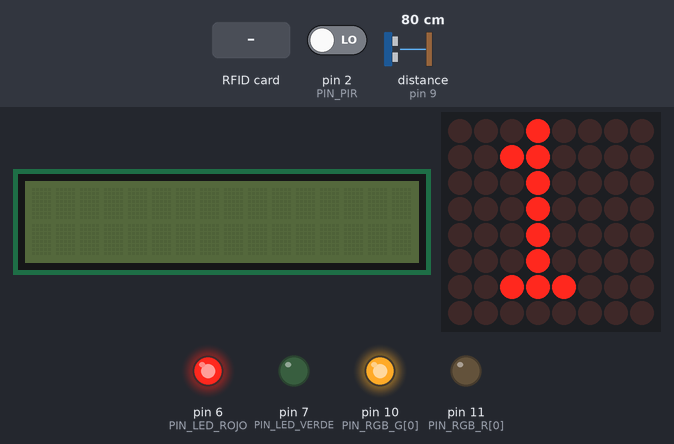
This sketch was run on a simulated Arduino Mega 2560, built with avr-gcc and run on an emulated ATmega2560. Shown: 16×2 character LCD, 8×8 LED matrix, output pins drawn as LEDs (lit = HIGH). Wiring (inferred from the names in the program): ultrasonic range finder: trigger pin 8; echo pin 9. Inputs (shaded band) come from the test bench; at power-on: distance to the obstacle (sensor on pin 9) 80 cm, pin 2 (PIN_PIR) LOW. The echo pulse lasts 58.3 µs per cm; pins used as bus, display or sensor lines are not drawn; what the sketch prints to the serial monitor is not drawn.

Above: at 2.5 s.
2.6 s: RFID card 5E 7A 19 C4 held to the reader
At 3.6 s:
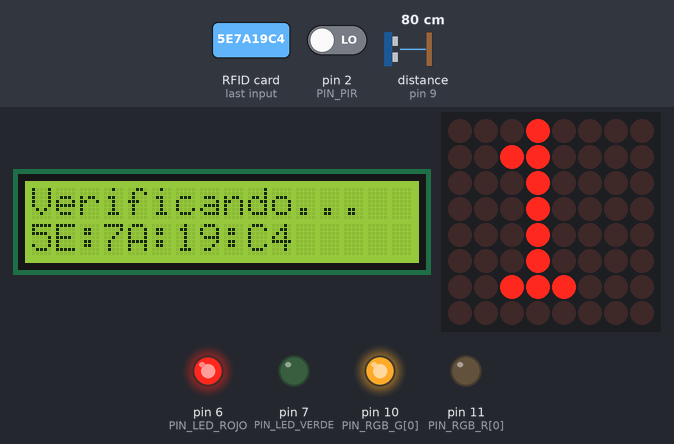
5.6 s: distance to the obstacle (sensor on pin 9) set to 19 cm
7.2 s: distance to the obstacle (sensor on pin 9) set to 15 cm
At 8.3 s:
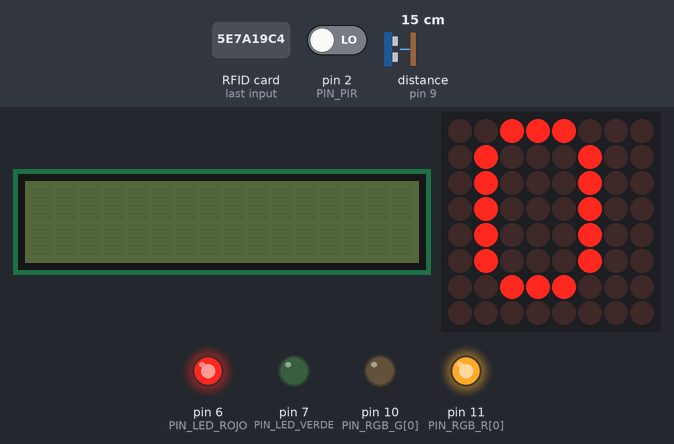
9.0 s: RFID card AB CD 12 34 held to the reader
At 11.4 s:
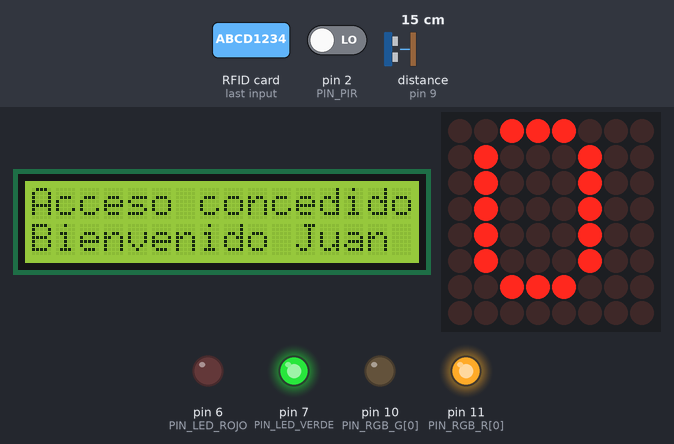
11.7 s: distance to the obstacle (sensor on pin 9) set to 18 cm
At 12.6 s:
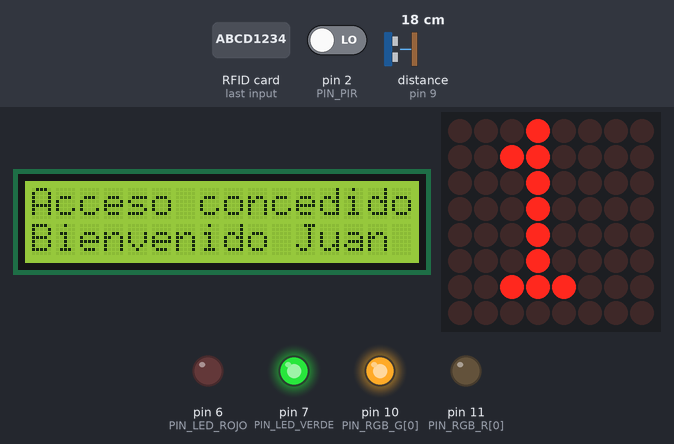
13.6 s: RFID card 11 22 33 44 held to the reader
At 15.8 s:
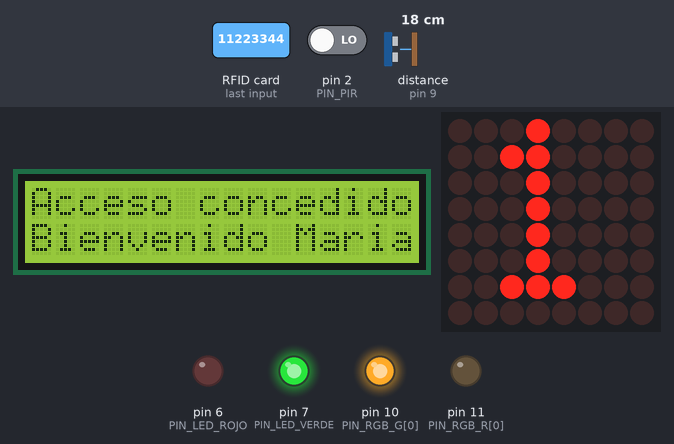
Timing chart, 0 to 21.4 s (numbered marks = the images above; inputs shaded):
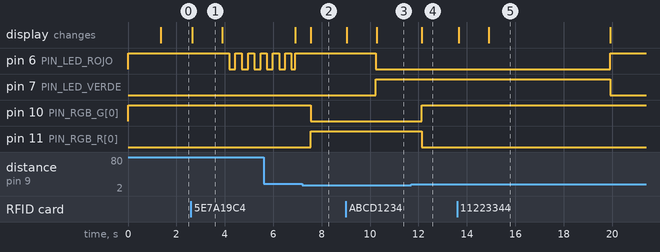

Measured:
- the behaviour switches between 17 and 16 cm on distance to the obstacle (sensor on pin 9) (found by bisection; images 1 and 2)
- after the input at 2.6 s, pin 6 (PIN_LED_ROJO): alternates HIGH for 0.26 s and LOW for 0.26 s, starting after 1.6 s; the display: changes after 0.06 s (image 1)
- after the input at 7.2 s, pin 10 (PIN_RGB_G[0]): HIGH → LOW after 0.34 s; pin 11 (PIN_RGB_R[0]): LOW → HIGH after 0.34 s; the display: changes after 0.34 s (image 2)
- after the input at 9.0 s, pin 6 (PIN_LED_ROJO): HIGH → LOW after 1.2 s; pin 7 (PIN_LED_VERDE): LOW → HIGH after 1.2 s; the display: first changes at once (image 3 shows a later state)
- after the input at 11.7 s, pin 10 (PIN_RGB_G[0]): LOW → HIGH after 0.43 s; pin 11 (PIN_RGB_R[0]): HIGH → LOW after 0.43 s; the display: changes after 0.43 s (image 4)
- after the input at 13.6 s, pin 6 (PIN_LED_ROJO): LOW → HIGH after 6.3 s instead of 1.7 s; pin 7 (PIN_LED_VERDE): HIGH → LOW after 6.3 s instead of 1.7 s; the display: first changes after 0.06 s (image 5 shows a later state)
- what the display in image 1 shows lasts 1.2 s, from 2.7 s to 3.9 s

The sketch:

parqueadero_mega.ino
```cpp
/*
 * =====================================================================
 *  PARQUEADERO INTELIGENTE RFID  --  Arduino MEGA 2560  (nodo principal)
 *  Sistemas Embebidos
 * =====================================================================
 *
 *  El MEGA hace TODA la logica local (maquina de estados, actuadores,
 *  tiempos, conteo de puestos) y transmite los eventos por Serial1 al
 *  Wemos D1 Mini, que los reenvia por WiFi al backend FastAPI.
 *
 *  FLUJO
 *  -----
 *   1. Reposo      : LEDs ROJOS de entrada encendidos, LCD apagada.
 *   2. PIR (INT)   : detecta el vehiculo -> interrupcion -> LCD ON con
 *                    mensaje de bienvenida ("Acerque su tarjeta").
 *   3. RFID RC522  : se lee el UID. Se valida contra la lista local y,
 *                    en paralelo, se pregunta al backend (via Wemos).
 *   4. Autorizado  : ROJOS OFF + VERDES ON, LCD con nombre, se registra
 *                    la entrada/salida.  Denegado: ROJOS parpadean.
 *   5. Puestos     : cada puesto tiene HC-SR04 + LED RGB.
 *                    Libre  -> RGB VERDE
 *                    Ocupado-> RGB ROJO
 *   6. Matriz 8x8  : muestra en tiempo real la cantidad de puestos libres.
 *
 *  LIBRERIAS (Gestor de librerias del Arduino IDE)
 *  -----------------------------------------------
 *    - MFRC522            by GithubCommunity
 *    - LiquidCrystal I2C  by Frank de Brabander
 *    - LedControl         by Eberhard Fahle
 *
 *  PLACA:  Herramientas -> Placa -> "Arduino Mega or Mega 2560"
 *
 *  CONEXIONES  (revisadas: no hay conflicto de timers ni de buses)
 *  ---------------------------------------------------------------
 *   PIR OUT ........ D2   (INT4 - unica interrupcion externa libre)
 *   RC522 SDA/SS ... D53      RC522 SCK ..... D52   (SPI hardware)
 *   RC522 MOSI ..... D51      RC522 MISO .... D50
 *   RC522 RST ...... D5       RC522 VCC ..... 3.3V  (NUNCA 5V)
 *   LCD I2C SDA .... D20      LCD I2C SCL ... D21
 *   MAX7219 DIN .... D40      CS ... D42      CLK ... D44
 *   LED rojo ....... D6       LED verde ..... D7    (con R 220 ohm)
 *   HC-SR04 Trig ... D8       Echo .......... D9
 *   RGB puesto R ... D11(PWM) G ............. D10(PWM)
 *   Wemos: MEGA TX1(D18) -> Wemos RX   |   MEGA RX1(D19) <- Wemos TX
 *          (D18 lleva 5V: usar divisor 1k/2k antes del RX del Wemos)
 * =====================================================================
 */

#include <SPI.h>
#include <MFRC522.h>
#include <Wire.h>
#include <LiquidCrystal_I2C.h>
#include <LedControl.h>

// ============================ PINES ==================================
#define PIN_PIR         2     // interrupcion externa
#define PIN_RFID_SS     53
#define PIN_RFID_RST    5
#define PIN_LED_ROJO    6
#define PIN_LED_VERDE   7
#define PIN_MAX_DIN     40
#define PIN_MAX_CS      42
#define PIN_MAX_CLK     44

// ---- Puestos de parqueo (para agregar otro puesto: sube NUM_PUESTOS
// ---- y añade sus pines en las 4 tablas de abajo) --------------------
#define NUM_PUESTOS     1
const uint8_t PIN_TRIG[NUM_PUESTOS]  = {  8 };
const uint8_t PIN_ECHO[NUM_PUESTOS]  = {  9 };
const uint8_t PIN_RGB_R[NUM_PUESTOS] = { 11 };   // PWM
const uint8_t PIN_RGB_G[NUM_PUESTOS] = { 10 };   // PWM

// LED RGB: 0 = catodo comun (el mas usado), 1 = anodo comun
#define RGB_ANODO_COMUN   0

// ========================== PARAMETROS ===============================
#define LCD_ADDR          0x27    // si la LCD no muestra nada, prueba 0x3F
#define LCD_COLS          16
#define LCD_ROWS          2

const uint8_t  UMBRAL_OCUPADO_CM = 15;   // < 15 cm => puesto ocupado
const uint8_t  MUESTRAS_ESTABLES = 3;    // lecturas iguales para cambiar
const uint8_t  BRILLO_MATRIZ     = 6;    // 0..15

const uint16_t T_BIENVENIDA   = 8000;    // LCD encendida tras el PIR
const uint16_t T_CONCEDIDO    = 5000;    // tiempo con LEDs verdes
const uint16_t T_DENEGADO     = 3000;    // tiempo de rechazo
const uint16_t T_MISMA_TARJETA= 2500;    // anti-rebote de la misma tarjeta
const uint16_t T_ESPERA_AUTH  = 1200;    // espera respuesta del backend
const uint16_t T_SONAR        = 150;     // periodo de medicion ultrasonica
const uint16_t T_TELEMETRIA   = 3000;    // envio periodico de estado
const uint16_t T_PARPADEO     = 250;     // parpadeo LEDs rojos (denegado)

// =================== TARJETAS AUTORIZADAS (respaldo local) ===========
// Se usan cuando el backend no responde. Deben coincidir con la tabla
// "cards" del backend. Cambia estos UIDs por los de tus tags reales
// (el UID leido se imprime en el Monitor Serie al pasar la tarjeta).
struct Tarjeta {
  const char* uid;
  const char* nombre;
};
const Tarjeta TARJETAS[] = {
  { "AB:CD:12:34", "Juan Perez"  },
  { "11:22:33:44", "Maria Lopez" },
  { "DE:AD:BE:EF", "Carlos Ruiz" },
};
const uint8_t NUM_TARJETAS = sizeof(TARJETAS) / sizeof(TARJETAS[0]);
bool tarjetaAdentro[NUM_TARJETAS] = { false };   // entrada/salida local

// ========================== OBJETOS ==================================
MFRC522           rfid(PIN_RFID_SS, PIN_RFID_RST);
LiquidCrystal_I2C lcd(LCD_ADDR, LCD_COLS, LCD_ROWS);
LedControl        matriz(PIN_MAX_DIN, PIN_MAX_CLK, PIN_MAX_CS, 1);

// ===================== ESTADO DEL SISTEMA ============================
enum Estado : uint8_t {
  EST_REPOSO,        // rojos fijos, LCD apagada
  EST_BIENVENIDA,    // PIR detecto movimiento, esperando tarjeta
  EST_ESPERA_AUTH,   // UID enviado, esperando veredicto del backend
  EST_CONCEDIDO,     // verdes encendidos
  EST_DENEGADO       // rojos parpadeando
};

Estado   estado          = EST_REPOSO;
uint32_t tEstado         = 0;      // millis() en que entramos al estado

volatile bool pirDisparado = false;         // lo escribe la ISR
bool     presencia       = false;

String   uidPendiente    = "";     // UID en proceso de autorizacion
int8_t   idxPendiente    = -1;     // indice en TARJETAS (-1 = desconocida)
String   ultimoUid       = "";
uint32_t tUltimoUid      = 0;

bool     puestoOcupado[NUM_PUESTOS] = { false };
uint8_t  contadorPuesto[NUM_PUESTOS] = { 0 };
uint8_t  librePrevio     = 255;    // fuerza el primer dibujado

uint32_t tSonar = 0, tTelemetria = 0, tParpadeo = 0;
bool     parpadeoOn = false;
bool     redOnline  = false;
String   lineaSerial1 = "";

// ============================ SETUP ==================================
void setup() {
  Serial.begin(115200);      // depuracion por USB
  Serial1.begin(9600);       // enlace con el Wemos D1 Mini

  // --- LEDs de entrada: rojo encendido por defecto ---
  pinMode(PIN_LED_ROJO, OUTPUT);
  pinMode(PIN_LED_VERDE, OUTPUT);
  ledsEntrada(true, false);

  // --- Puestos: ultrasonico + RGB ---
  for (uint8_t i = 0; i < NUM_PUESTOS; i++) {
    pinMode(PIN_TRIG[i], OUTPUT);
    digitalWrite(PIN_TRIG[i], LOW);
    pinMode(PIN_ECHO[i], INPUT);
    pinMode(PIN_RGB_R[i], OUTPUT);
    pinMode(PIN_RGB_G[i], OUTPUT);
    rgbPuesto(i, false);                  // arranca en verde (libre)
  }

  // --- LCD I2C ---
  lcd.init();
  lcd.backlight();
  lcd.clear();
  lcd.setCursor(0, 0); lcd.print(F("Parqueadero RFID"));
  lcd.setCursor(0, 1); lcd.print(F("Iniciando..."));

  // --- Matriz MAX7219 ---
  matriz.shutdown(0, false);
  matriz.setIntensity(0, BRILLO_MATRIZ);
  matriz.clearDisplay(0);

  // --- RFID por SPI hardware ---
  SPI.begin();
  rfid.PCD_Init();

  // --- PIR por interrupcion externa ---
  pinMode(PIN_PIR, INPUT);
  attachInterrupt(digitalPinToInterrupt(PIN_PIR), isrPir, RISING);

  delay(1200);                            // el PIR se calibra solo
  dibujarMatriz(puestosLibres());
  irA(EST_REPOSO);

  Serial.println(F("MEGA listo. Esperando movimiento / tarjeta..."));
  enviarWemos(F("BOOT|mega"));
}

// ============================= LOOP ==================================
void loop() {
  atenderPir();
  atenderRfid();
  atenderSerial1();
  atenderSonar();
  atenderEstado();
  atenderTelemetria();
}

// ------------------- ISR del PIR (lo mas corta posible) --------------
void isrPir() {
  pirDisparado = true;
}

// ===================== BLOQUES DEL LOOP ==============================

// Al detectar movimiento se enciende la LCD con la bienvenida.
void atenderPir() {
  if (!pirDisparado) return;
  pirDisparado = false;
  presencia = true;

  enviarWemos(F("PIR|1"));

  // Si ya estamos atendiendo a alguien no interrumpimos el mensaje.
  if (estado == EST_REPOSO || estado == EST_BIENVENIDA) {
    irA(EST_BIENVENIDA);
  }
}

// Lectura del RC522 con anti-rebote de la misma tarjeta.
void atenderRfid() {
  if (estado == EST_ESPERA_AUTH) return;              // ya hay una en curso
  if (!rfid.PICC_IsNewCardPresent()) return;
  if (!rfid.PICC_ReadCardSerial())  return;

  String uid = uidAString(&rfid.uid);
  rfid.PICC_HaltA();
  rfid.PCD_StopCrypto1();

  if (uid == ultimoUid && millis() - tUltimoUid < T_MISMA_TARJETA) return;
  ultimoUid  = uid;
  tUltimoUid = millis();

  Serial.print(F("UID leido: ")); Serial.println(uid);

  uidPendiente = uid;
  idxPendiente = buscarTarjeta(uid);

  enviarWemos("SCAN|" + uid);       // el backend registra y responde
  lcdTexto(F("Verificando..."), uid);
  irA(EST_ESPERA_AUTH);
}

// Respuestas del Wemos:  AUTH|1|mensaje   AUTH|0|mensaje   NET|1
void atenderSerial1() {
  while (Serial1.available()) {
    char c = Serial1.read();
    if (c == '\n' || c == '\r') {
      if (lineaSerial1.length()) procesarLinea(lineaSerial1);
      lineaSerial1 = "";
    } else if (lineaSerial1.length() < 80) {
      lineaSerial1 += c;
    }
  }
}

void procesarLinea(const String& linea) {
  if (linea.startsWith(F("AUTH|"))) {
    bool   ok  = (linea.charAt(5) == '1');
    String msg = linea.substring(linea.indexOf('|', 5) + 1);
    if (estado == EST_ESPERA_AUTH) resolverAcceso(ok, msg);
  }
  else if (linea.startsWith(F("NET|"))) {
    redOnline = (linea.charAt(4) == '1');
  }
}

// Medicion ultrasonica de cada puesto + LED RGB.
void atenderSonar() {
  if (millis() - tSonar < T_SONAR) return;
  tSonar = millis();

  for (uint8_t i = 0; i < NUM_PUESTOS; i++) {
    uint16_t cm = medirDistancia(i);
    bool ocupadoAhora = (cm > 0 && cm <= UMBRAL_OCUPADO_CM);

    // Se exige N lecturas seguidas iguales para evitar falsos positivos.
    if (ocupadoAhora != puestoOcupado[i]) {
      if (++contadorPuesto[i] >= MUESTRAS_ESTABLES) {
        contadorPuesto[i] = 0;
        puestoOcupado[i]  = ocupadoAhora;
        rgbPuesto(i, ocupadoAhora);
        Serial.print(F("Puesto ")); Serial.print(i + 1);
        Serial.println(ocupadoAhora ? F(": OCUPADO") : F(": LIBRE"));
        enviarWemos("SLOT|" + String(i + 1) + "|" + (ocupadoAhora ? "1" : "0"));
        enviarEstado();
      }
    } else {
      contadorPuesto[i] = 0;
    }
  }

  uint8_t libres = puestosLibres();
  if (libres != librePrevio) dibujarMatriz(libres);
}

// Maquina de estados: LEDs, LCD y tiempos.
void atenderEstado() {
  uint32_t t = millis() - tEstado;

  switch (estado) {

    case EST_REPOSO:
      break;                                  // rojos fijos, nada que hacer

    case EST_BIENVENIDA:
      if (t > T_BIENVENIDA) { presencia = false; irA(EST_REPOSO); }
      break;

    case EST_ESPERA_AUTH:
      // Si el backend no contesta, decide el MEGA con su lista local.
      if (t > T_ESPERA_AUTH) {
        bool ok = (idxPendiente >= 0);
        resolverAcceso(ok, ok ? mensajeLocal(idxPendiente)
                              : String(F("Tarjeta invalida")));
      }
      break;

    case EST_CONCEDIDO:
      if (t > T_CONCEDIDO) { presencia = false; irA(EST_REPOSO); }
      break;

    case EST_DENEGADO:
      if (millis() - tParpadeo > T_PARPADEO) {   // rojos intermitentes
        tParpadeo = millis();
        parpadeoOn = !parpadeoOn;
        ledsEntrada(parpadeoOn, false);
      }
      if (t > T_DENEGADO) { presencia = false; irA(EST_REPOSO); }
      break;
  }
}

// Latido de estado hacia el backend (puestos libres, presencia).
void atenderTelemetria() {
  if (millis() - tTelemetria < T_TELEMETRIA) return;
  enviarEstado();
}

// ===================== ACCIONES DE ACCESO ============================

void resolverAcceso(bool concedido, const String& mensaje) {
  if (concedido) {
    if (idxPendiente >= 0) {                 // alterna entrada / salida
      tarjetaAdentro[idxPendiente] = !tarjetaAdentro[idxPendiente];
    }
    ledsEntrada(false, true);                // rojos OFF, verdes ON
    lcdTexto(F("Acceso concedido"), mensaje.length() ? mensaje
                                                     : String(F("Adelante")));
    Serial.print(F("ACCESO OK   ")); Serial.print(uidPendiente);
    Serial.print(F(" -> ")); Serial.println(mensaje);
    irA(EST_CONCEDIDO);
  } else {
    ledsEntrada(true, false);
    lcdTexto(F("Acceso denegado"), mensaje.length() ? mensaje
                                                    : String(F("No registrada")));
    Serial.print(F("DENEGADO    ")); Serial.print(uidPendiente);
    Serial.print(F(" -> ")); Serial.println(mensaje);
    irA(EST_DENEGADO);
  }
  uidPendiente = "";
  idxPendiente = -1;
}

// Se llama ANTES de conmutar tarjetaAdentro: si estaba dentro, sale.
String mensajeLocal(uint8_t idx) {
  return String(tarjetaAdentro[idx] ? F("Hasta luego ") : F("Bienvenido "))
       + TARJETAS[idx].nombre;
}

int8_t buscarTarjeta(const String& uid) {
  for (uint8_t i = 0; i < NUM_TARJETAS; i++) {
    if (uid.equalsIgnoreCase(TARJETAS[i].uid)) return (int8_t)i;
  }
  return -1;
}

// ===================== CAMBIO DE ESTADO ==============================

void irA(Estado nuevo) {
  estado  = nuevo;
  tEstado = millis();

  switch (nuevo) {
    case EST_REPOSO:
      ledsEntrada(true, false);
      lcd.clear();
      lcd.noBacklight();                     // LCD "apagada" en reposo
      break;

    case EST_BIENVENIDA:
      // Si el Wemos no reporta red, se avisa que se valida en modo local.
      lcdTexto(F("Bienvenido!"), redOnline ? F("Acerque su tag")
                                          : F("Sin red: local"));
      break;

    case EST_ESPERA_AUTH:
    case EST_CONCEDIDO:
    case EST_DENEGADO:
      break;                                 // el texto ya se escribio
  }
}

// ===================== PERIFERICOS ===================================

void ledsEntrada(bool rojo, bool verde) {
  digitalWrite(PIN_LED_ROJO,  rojo  ? HIGH : LOW);
  digitalWrite(PIN_LED_VERDE, verde ? HIGH : LOW);
}

// ocupado = true -> rojo ; false -> verde
void rgbPuesto(uint8_t i, bool ocupado) {
  uint8_t r = ocupado ? 255 : 0;
  uint8_t g = ocupado ? 0   : 255;
#if RGB_ANODO_COMUN
  r = 255 - r;  g = 255 - g;
#endif
  analogWrite(PIN_RGB_R[i], r);
  analogWrite(PIN_RGB_G[i], g);
}

uint16_t medirDistancia(uint8_t i) {
  digitalWrite(PIN_TRIG[i], LOW);
  delayMicroseconds(4);
  digitalWrite(PIN_TRIG[i], HIGH);
  delayMicroseconds(10);
  digitalWrite(PIN_TRIG[i], LOW);

  uint32_t us = pulseIn(PIN_ECHO[i], HIGH, 25000UL);   // ~4 m maximo
  if (us == 0) return 0;                               // fuera de rango
  return (uint16_t)(us / 58);                          // us -> cm
}

uint8_t puestosLibres() {
  uint8_t n = 0;
  for (uint8_t i = 0; i < NUM_PUESTOS; i++) if (!puestoOcupado[i]) n++;
  return n;
}

void lcdTexto(const String& l1, const String& l2) {
  lcd.backlight();
  lcd.clear();
  lcd.setCursor(0, 0); lcd.print(l1.substring(0, LCD_COLS));
  lcd.setCursor(0, 1); lcd.print(l2.substring(0, LCD_COLS));
}

// ================== MATRIZ 8x8: digito de puestos libres =============
// Fuente 5x7 (5 bits utiles por fila), se centra en las columnas 1..5.
const uint8_t DIGITOS[10][7] PROGMEM = {
  {0x0E,0x11,0x11,0x11,0x11,0x11,0x0E},  // 0
  {0x04,0x0C,0x04,0x04,0x04,0x04,0x0E},  // 1
  {0x0E,0x11,0x01,0x02,0x04,0x08,0x1F},  // 2
  {0x1F,0x02,0x04,0x02,0x01,0x11,0x0E},  // 3
  {0x02,0x06,0x0A,0x12,0x1F,0x02,0x02},  // 4
  {0x1F,0x10,0x1E,0x01,0x01,0x11,0x0E},  // 5
  {0x06,0x08,0x10,0x1E,0x11,0x11,0x0E},  // 6
  {0x1F,0x01,0x02,0x04,0x04,0x04,0x04},  // 7
  {0x0E,0x11,0x11,0x0E,0x11,0x11,0x0E},  // 8
  {0x0E,0x11,0x11,0x0F,0x01,0x02,0x0C},  // 9
};

void dibujarMatriz(uint8_t libres) {
  librePrevio = libres;
  uint8_t d = (libres > 9) ? 9 : libres;      // la matriz muestra 1 digito
  for (uint8_t fila = 0; fila < 7; fila++) {
    uint8_t bits = pgm_read_byte(&DIGITOS[d][fila]);
    matriz.setRow(0, fila, (uint8_t)(bits << 2));
  }
  matriz.setRow(0, 7, 0x00);
}

// ===================== ENLACE CON EL WEMOS ===========================

void enviarWemos(const String& linea) {
  Serial1.println(linea);
}

// STATE|libres|total|mascaraOcupacion|presencia
void enviarEstado() {
  tTelemetria = millis();
  String mascara = "";
  for (uint8_t i = 0; i < NUM_PUESTOS; i++) mascara += puestoOcupado[i] ? '1' : '0';
  enviarWemos("STATE|" + String(puestosLibres()) + "|" + String(NUM_PUESTOS) +
              "|" + mascara + "|" + (presencia ? "1" : "0"));
}

// UID en formato "AB:CD:12:34" (igual que en la tabla cards del backend)
String uidAString(MFRC522::Uid* uid) {
  String s = "";
  for (uint8_t i = 0; i < uid->size; i++) {
    if (uid->uidByte[i] < 0x10) s += '0';
    s += String(uid->uidByte[i], HEX);
    if (i < uid->size - 1) s += ':';
  }
  s.toUpperCase();
  return s;
}
```
